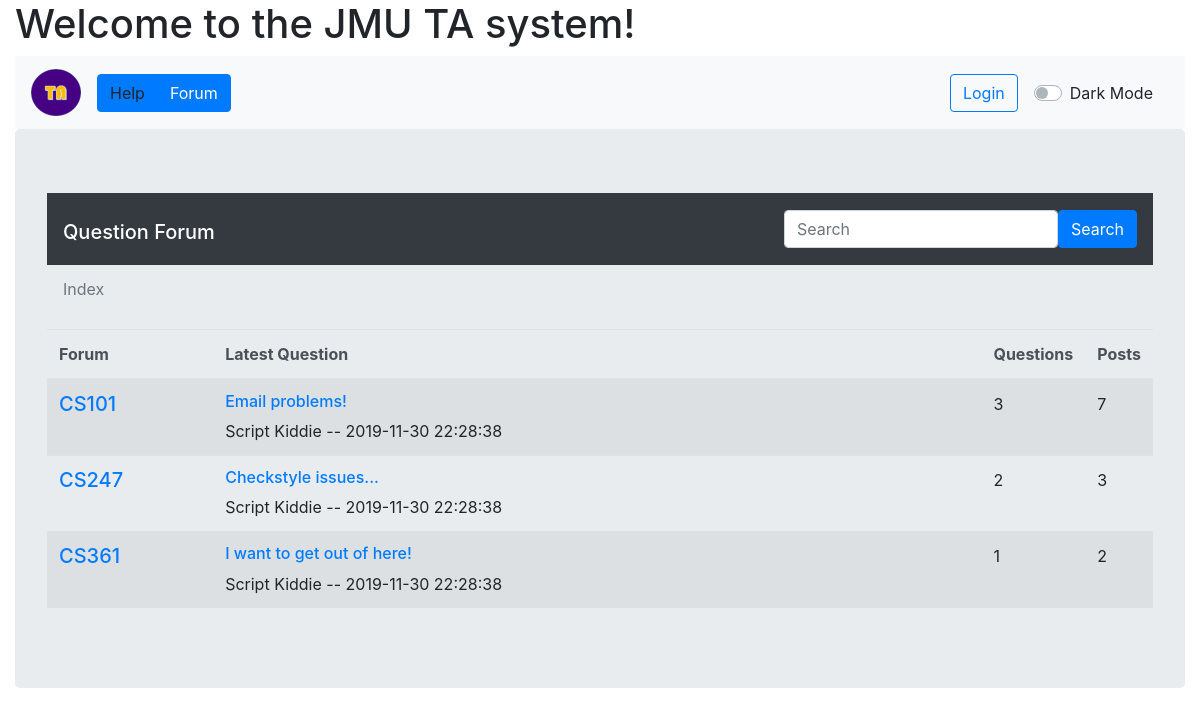
/forum.php, run on the app's committed database.
### tables this page shows
CREATE TABLE classforum
(
  forumID INT NOT NULL AUTO_INCREMENT,
  className TEXT NOT NULL,
  CONSTRAINT ClassForum_ForumID_pk PRIMARY KEY (forumID)
);

CREATE TABLE question
(
  questionID INT NOT NULL AUTO_INCREMENT,
  forumID INT NOT NULL,
  title TEXT NOT NULL,
  details TEXT NOT NULL,
  asked DATETIME NOT NULL DEFAULT NOW(),
  author TEXT,
  CONSTRAINT Question_questionID_pk PRIMARY KEY (questionID),
  CONSTRAINT Question_forumID_fk FOREIGN KEY (forumID) REFERENCES classforum (forumID)
);

### php/forum_index.php (the view, shortened to what this page needs)
<table id="forum_index" class="table table-striped table-responsive">
<thead class="thead-light">
    <tr>
        <th class="col-sm-2">Forum</th>
        <th class="col">Latest Question</th>
        <th class="col">Questions</th>
        <th class="col">Posts</th>
    </tr>
</thead>
<tbody>
    <?php
    $connection = OpenCon();
    $classQuery = "SELECT * FROM classforum";
    $forums = array();
    if ($result = $connection->query($classQuery)) {
        while($item = $result->fetch_assoc()) {
            $forums[] = $item;
        }
    }
    $lastAskedQuery = "SELECT CF.forumID, questionID, title, details, asked, author FROM classforum CF LEFT JOIN question Q1 ON CF.forumID = Q1.forumID WHERE questionID = (SELECT MAX(Q2.questionID) FROM question Q2 WHERE Q1.forumID = Q2.forumID) GROUP BY CF.forumID";
    $questions = array();
    if ($result = $connection->query($lastAskedQuery)) {
        while($item = $result->fetch_assoc()) {
            $questions[] = $item;
        }
    }
    $qNumQuery = "SELECT forumID, COUNT(questionID) AS \"numQuestions\" FROM question GROUP BY forumID";
    $questionNum = array();
    if ($result = $connection->query($qNumQuery)) {
        while($item = $result->fetch_assoc()) {
            $questionNum[] = $item;
        }
    }
    $pNumQuery = "SELECT forumID, COUNT(answer.answerID) + COUNT(DISTINCT question.questionID) AS \"numPosts\" FROM question LEFT JOIN answer ON question.questionID = answer.questionID GROUP BY forumID";
    $postNum = array();
    if ($result = $connection->query($pNumQuery)) {
        while($item = $result->fetch_assoc()) {
            $postNum[] = $item;
        }
    }
    for ($x = 0; $x < count($forums); $x++) {
        $forumID = $forums[$x]['forumID'];
        $className = $forums[$x]['className'];
        $qTitle = $questions[$x]['title'];
        $author = $questions[$x]['author'];
        $asked = $questions[$x]['asked'];
        $numOfQ = $questionNum[$x]['numQuestions'];
        $numOfP = $postNum[$x]['numPosts'];
        echo("<tr id=\"".$forumID."\">");
        echo("<td><h3 class=\"h5\"><a class=\"class_anchor\" href=\"#0\">".$className."</a></h3></td>");
        echo("<td><div><h4 style=\"inline\" class=\"h6\">".$qTitle."</h4>".$author." -- ".$asked."<div></td>");
        echo("<td><div>".$numOfQ."</div></td>");
        echo("<td><div>".$numOfP."</div></td>");
        echo("</tr>");
    }
    ?>
</tbody>
</table>

### html/forum.php (shortened to what this page needs)
<!doctype html>
<html lang="en">
  <head>
    <link rel="stylesheet" href="https://stackpath.bootstrapcdn.com/bootstrap/4.3.1/css/bootstrap.min.css">
    <link rel="stylesheet" type="text/css" href="../css/fullcalendar.css">
    <link rel="stylesheet" type="text/css" href="../css/dark-mode.css">
  </head>
  <body>
    <div class="container-fluid">
      <div class="page-header">
        <h1>Welcome to the JMU TA system!</h1>
      </div>
      <nav class="navbar navbar-expand-lg navbar-light bg-light">
        <a class="navbar-brand" href="index.php"><img src="../resources/TA_Iconx50px.png" alt="TA Icon"></a>
        <div class="collapse navbar-collapse" id="navbarSupportedContent">
          <ul class="navbar-nav mr-auto">
            <li class="nav-item">
              <div class="btn-group" role="group" aria-label="navigation button group">
                  <a role="help button" type="button" class="btn btn-primary" data-toggle="modal" data-target="#helpModal">Help</a>
                  <a role="forum button" type="button" class="btn btn-primary" href="#">Forum</a>
              </div>
            </li>
          </ul>
<?php if(isset($_SESSION['personID'])): ?>
          <form method="post" action="index.php">
            <input type="hidden" name="action" value="logoff">
            <input type="submit" class="btn btn-outline-primary my-2 my-sm-0" value="Logoff">
          </form>
<?php else: ?>
          <button class="btn btn-outline-primary my-2 my-sm-0" type="login"><a href="#" data-toggle="modal" data-target="#loginModal">Login</a></button>
<?php endif; ?>
          <div class="nav-link">
            <div class="custom-control custom-switch">
              <label class="custom-control-label" for="darkSwitch">Dark Mode</label>
            </div>
          </div>
        </div>
      </nav>
      <div id="forum" class="jumbotron">
        <nav class="navbar navbar-dark bg-dark">
          <h1><a href="#" class="navbar-brand">Question Forum</a></h1>
          <form id="search_form" class="form-inline">
            <input id="search_field" type="text" name="search-string" class="form-control" placeholder="Search">
            <button type="submit" class="btn btn-primary">Search</button>
          </form>
        </nav>
        <nav aria-label="breadcrumb">
          <ol id="forum_breadcrumb_list" class="breadcrumb">
            <li id="bc_index" class="breadcrumb-item active">Index</li>
          </ol>
        </nav>
        <div id="forum_container">
        <?php require_once('../php/forum_index.php')?>
        </div>
      </div>
  </body>
</html>

### css/dark-mode.css (style rules this page uses)
[data-theme="dark"] h1, h2, h3, h4, h5, h6 { color: #007bff; }

### data on the page
classforum: className "CS101"
question: title "Email problems!", author "Script Kiddie", asked "2019-11-30 22:28:38"
classforum: className "CS247"
question: title "Checkstyle issues...", author "Script Kiddie", asked "2019-11-30 22:28:38"
classforum: className "CS361"
question: title "I want to get out of here!", author "Script Kiddie", asked "2019-11-30 22:28:38"

### other printed values
$numOfQ "3"
$numOfP "7"
$numOfQ "2"
$numOfP "3"
$numOfQ "1"
$numOfP "2"
